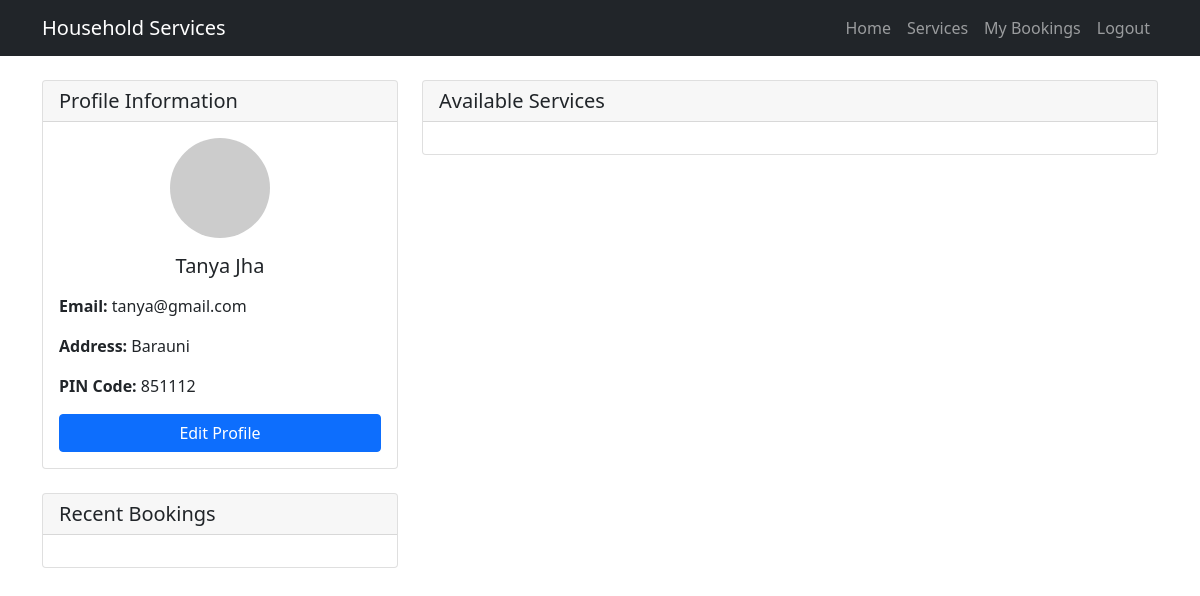
The page /user-dashboard (signed in) on the database its author committed.
### models.py (models this page shows)
class CustomerDetails(db.Model):
    id = db.Column(db.Integer, primary_key=True)  # Unique ID for each customer
    user_id = db.Column(db.Integer, db.ForeignKey('user.id'), nullable=False)
    email = db.Column(db.String(120), unique=True, nullable=False)  # Username/Email
    fullname = db.Column(db.String(100), nullable=False)  # Full Name
    address = db.Column(db.Text, nullable=False)  # Address of the customer
    pin_code = db.Column(db.String(10), nullable=False)  # PIN Code for location

### app.py (the view)
@app.route("/user-dashboard")
def user_dashboard():
    if "user_id" not in session or session["role"] != "customer":
        flash("Please login as a customer to access this page.", "danger")
        return redirect(url_for("login"))
    user_id = session["user_id"]
    customer = CustomerDetails.query.filter_by(user_id=user_id).first()
    services = Service.query.join(Service.professional).filter(
        ProfessionalDetails.status == 'verified'
    ).all()
    recent_bookings = ServiceBooking.query.filter_by(
        customer_id=customer.id
    ).order_by(
        ServiceBooking.created_at.desc()
    ).limit(5).all()
    return render_template("user_dashboard.html",
                         customer=customer,
                         services=services,
                         recent_bookings=recent_bookings)

### templates/user_dashboard.html (shortened to what this page needs)
<!DOCTYPE html>
<html lang="en">
<head>
    <link href="https://cdn.jsdelivr.net/npm/bootstrap@5.1.3/dist/css/bootstrap.min.css" rel="stylesheet">
</head>
<body>
    <nav class="navbar navbar-expand-lg navbar-dark bg-dark">
        <div class="container">
            <a class="navbar-brand" href="#">Household Services</a>
            <div class="navbar-nav ms-auto">
                <a class="nav-link" href="{{ url_for('home') }}">Home</a>
                <a class="nav-link" href="#services">Services</a>
                <a class="nav-link" href="#bookings">My Bookings</a>
                <a class="nav-link" href="{{ url_for('logout') }}">Logout</a>
            </div>
        </div>
    </nav>
    <div class="container mt-4">
        <div class="row">
            <div class="col-md-4">
                <div class="card mb-4">
                    <div class="card-header">
                        <h5 class="card-title mb-0">Profile Information</h5>
                    </div>
                    <div class="card-body">
                        <div class="text-center mb-3">
                            <img src="https://via.placeholder.com/100" class="rounded-circle" alt="Profile Picture">
                            <h5 class="mt-3">{{ customer.fullname }}</h5>
                        </div>
                        <div class="mb-3">
                            <strong>Email:</strong> {{ customer.email }}
                        </div>
                        <div class="mb-3">
                            <strong>Address:</strong> {{ customer.address }}
                        </div>
                        <div class="mb-3">
                            <strong>PIN Code:</strong> {{ customer.pin_code }}
                        </div>
                        <button class="btn btn-primary w-100" data-bs-toggle="modal" data-bs-target="#editProfileModal">
                            Edit Profile
                        </button>
                    </div>
                </div>
                <div class="card">
                    <div class="card-header">
                        <h5 class="card-title mb-0">Recent Bookings</h5>
                    </div>
                    <div class="card-body">
                    </div>
                </div>
            </div>
            <div class="col-md-8">
                <div class="card">
                    <div class="card-header">
                        <h5 class="card-title mb-0">Available Services</h5>
                    </div>
                    <div class="card-body">
                    </div>
                </div>
            </div>
        </div>
    </div>
</body>
</html>

### rows shown on the page
CustomerDetails: fullname "Tanya Jha", email "tanya@gmail.com", address "Barauni", pin_code "851112"
